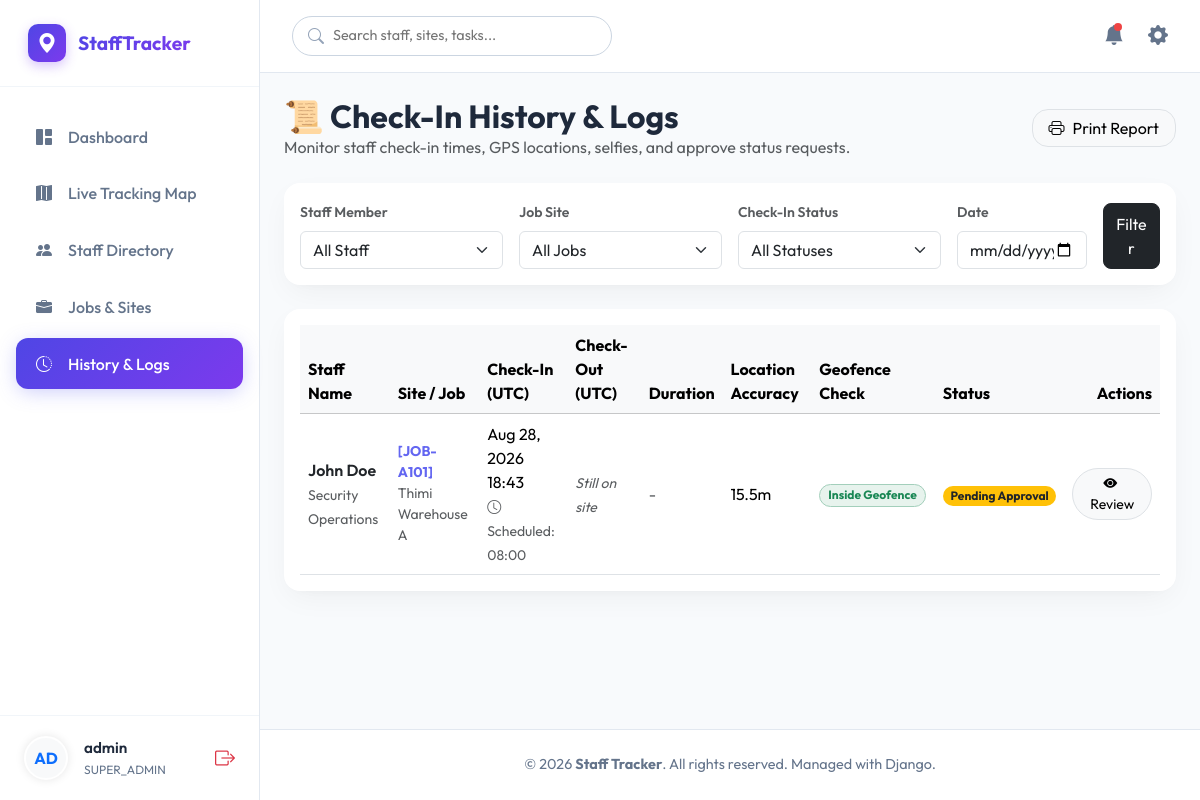
Page /history/ (signed in) on the committed database.
### staff_app/models.py (models this page shows, shortened)
class Profile(models.Model):
    ROLE_CHOICES = [
        ('STAFF', 'Staff'),
        ('ADMIN', 'Admin'),
        ('SUPER_ADMIN', 'Super Admin'),
    ]
    user = models.OneToOneField(User, on_delete=models.CASCADE, related_name='profile')
    role = models.CharField(max_length=20, choices=ROLE_CHOICES, default='STAFF')
    phone = models.CharField(max_length=20, blank=True, null=True)
    avatar = models.ImageField(upload_to='avatars/', blank=True, null=True)
    department = models.CharField(max_length=100, blank=True, null=True)
    joined_date = models.DateField(auto_now_add=True)

class CheckInRecord(models.Model):
    STATUS_CHOICES = [
        ('PENDING_APPROVAL', 'Pending Approval'),
        ('APPROVED', 'Approved'),
        ('REJECTED', 'Rejected'),
        ('AWAITING_SELFIE', 'Awaiting Selfie'),
        ('COMPLETED', 'Completed'),
        ('REUPLOAD_REQUESTED', 'Re-upload Requested'),
    ]
    job = models.ForeignKey(Job, on_delete=models.CASCADE, related_name='checkins')
    user = models.ForeignKey(User, on_delete=models.CASCADE, related_name='checkins')
    timestamp = models.DateTimeField(auto_now_add=True)
    check_in_lat = models.FloatField()
    check_in_lng = models.FloatField()
    accuracy = models.FloatField() # GPS accuracy in meters
    distance_from_center = models.FloatField() # meters from geofence center
    is_inside_geofence = models.BooleanField(default=True)
    selfie = models.ImageField(upload_to='selfies/checkin/', blank=True, null=True)
    status = models.CharField(max_length=30, choices=STATUS_CHOICES, default='PENDING_APPROVAL')
    status_notes = models.TextField(blank=True, null=True)
    reviewed_by = models.ForeignKey(User, on_delete=models.SET_NULL, null=True, blank=True, related_name='reviewed_checkins')
    reviewed_at = models.DateTimeField(blank=True, null=True)
    check_out_timestamp = models.DateTimeField(blank=True, null=True)
    check_out_lat = models.FloatField(blank=True, null=True)
    check_out_lng = models.FloatField(blank=True, null=True)
    check_out_accuracy = models.FloatField(blank=True, null=True)
    check_out_notes = models.TextField(blank=True, null=True)
    check_out_selfie = models.ImageField(upload_to='selfies/checkout/', blank=True, null=True)
    duration_minutes = models.IntegerField(blank=True, null=True)

class Job(models.Model):
    STATUS_CHOICES = [
        ('UPCOMING', 'Upcoming'),
        ('CHECKED_IN', 'Checked In'),
        ('PENDING_APPROVAL', 'Pending Approval'),
        ('APPROVED', 'Approved'),
        ('REJECTED', 'Rejected'),
        ('COMPLETED', 'Completed'),
    ]
    title = models.CharField(max_length=200)
    code = models.CharField(max_length=50, unique=True)
    description = models.TextField(blank=True, null=True)
    instructions_json = models.TextField(default='[]', help_text='JSON list of instructions')
    site_name = models.CharField(max_length=200)
    address = models.TextField()
    lat = models.FloatField()
    lng = models.FloatField()
    geofence_radius = models.IntegerField(default=75) # in meters
    assigned_staff = models.ManyToManyField(User, related_name='assigned_jobs', blank=True)
    start_time = models.TimeField()
    end_time = models.TimeField()
    date = models.DateField()
    require_selfie = models.BooleanField(default=True)
    require_checkout = models.BooleanField(default=True)
    status = models.CharField(max_length=30, choices=STATUS_CHOICES, default='UPCOMING')
    created_at = models.DateTimeField(auto_now_add=True)

### staff_app/views.py (the view, shortened to what this page needs)
# urls.py: path("history/", views.history_view, name="history"),
@login_required
def history_view(request):
    is_api = request.GET.get('api')
    record_id = request.GET.get('id')
    action = request.GET.get('action')
    checkins = CheckInRecord.objects.all().order_by('-timestamp')
    user_filter = request.GET.get('user')
    job_filter = request.GET.get('job')
    status_filter = request.GET.get('status')
    date_filter = request.GET.get('date')
    if user_filter:
        checkins = checkins.filter(user_id=user_filter)
    if job_filter:
        checkins = checkins.filter(job_id=job_filter)
    if status_filter:
        checkins = checkins.filter(status=status_filter)
    if date_filter:
        checkins = checkins.filter(timestamp__date=date_filter)
    staff_list = User.objects.filter(profile__role='STAFF')
    jobs_list = Job.objects.all()
    context = {
        'checkins': checkins,
        'staff_list': staff_list,
        'jobs_list': jobs_list,
    }
    return render(request, 'history.html', context)

### templates/history.html (shortened to what this page needs)
{% extends 'base.html' %}
{% block content %}
<div class="d-flex justify-content-between align-items-center mb-4">
    <div>
        <h2 class="fw-bold mb-0">📜 Check-In History & Logs</h2>
        <p class="text-muted mb-0">Monitor staff check-in times, GPS locations, selfies, and approve status requests.</p>
    </div>
    <div>
        <button onclick="window.print()" class="btn btn-light border rounded-4 px-3">
            <i class="bi bi-printer me-2"></i>Print Report
        </button>
    </div>
</div>
<div class="card p-3 mb-4">
    <form method="GET" class="row g-3 align-items-center">
        <div class="col-md-3">
            <label class="form-label text-muted small fw-semibold">Staff Member</label>
            <select name="user" class="form-select">
                <option value="">All Staff</option>
            </select>
        </div>
        <div class="col-md-3">
            <label class="form-label text-muted small fw-semibold">Job Site</label>
            <select name="job" class="form-select">
                <option value="">All Jobs</option>
            </select>
        </div>
        <div class="col-md-3">
            <label class="form-label text-muted small fw-semibold">Check-In Status</label>
            <select name="status" class="form-select">
                <option value="">All Statuses</option>
            </select>
        </div>
        <div class="col-md-2">
            <label class="form-label text-muted small fw-semibold">Date</label>
            <input type="date" name="date" class="form-control" value="{{ request.GET.date|default:'' }}">
        </div>
        <div class="col-md-1 align-self-end">
            <button type="submit" class="btn btn-dark w-100 rounded-3 py-2">Filter</button>
        </div>
    </form>
</div>
<div class="card p-3 mb-4">
    <div class="table-responsive">
        <table class="table table-hover align-middle mb-0">
            <thead class="table-light">
                <tr>
                    <th>Staff Name</th>
                    <th>Site / Job</th>
                    <th>Check-In (UTC)</th>
                    <th>Check-Out (UTC)</th>
                    <th>Duration</th>
                    <th>Location Accuracy</th>
                    <th>Geofence Check</th>
                    <th>Status</th>
                    <th class="text-end">Actions</th>
                </tr>
            </thead>
            <tbody>
                {% for record in checkins %}
                    <tr>
                        <td>
                            <div class="fw-semibold text-dark">{{ record.user.get_full_name|default:record.user.username }}</div>
                            <small class="text-muted">{{ record.user.profile.department|default:"No Department" }}</small>
                        </td>
                        <td>
                            <div class="fw-bold small text-indigo">[{{ record.job.code }}]</div>
                            <div class="small text-muted">{{ record.job.site_name }}</div>
                        </td>
                        <td>
                            <div>{{ record.timestamp|date:"M d, Y H:i" }}</div>
                            <small class="text-muted"><i class="bi bi-clock"></i> Scheduled: {{ record.job.start_time|time:"H:i" }}</small>
                        </td>
                        <td>
                            {% if record.check_out_timestamp %}
                                <div>{{ record.check_out_timestamp|date:"M d, Y H:i" }}</div>
                                <small class="text-muted"><i class="bi bi-clock"></i> Scheduled: {{ record.job.end_time|time:"H:i" }}</small>
                            {% else %}
                                <span class="text-muted small"><em>Still on site</em></span>
                            {% endif %}
                        </td>
                        <td>
                            {% if record.duration_minutes %}
                                <span class="fw-bold">{{ record.duration_minutes }} mins</span>
                            {% else %}
                                <span class="text-muted">-</span>
                            {% endif %}
                        </td>
                        <td>{{ record.accuracy|floatformat:1 }}m</td>
                        <td>
                            {% if record.is_inside_geofence %}
                                <span class="badge bg-success-subtle text-success border border-success-subtle rounded-pill px-2">Inside Geofence</span>
                            {% else %}
                                <span class="badge bg-danger-subtle text-danger border border-danger-subtle rounded-pill px-2">Outside Geofence</span>
                            {% endif %}
                        </td>
                        <td>
                            <span class="badge rounded-pill
                                {% if record.status == 'APPROVED' or record.status == 'COMPLETED' %}bg-success
                                {% elif record.status == 'PENDING_APPROVAL' %}bg-warning text-dark
                                {% else %}bg-danger{% endif %}">
                                {{ record.get_status_display }}
                            </span>
                        </td>
                        <td class="text-end">
                            <button class="btn btn-sm btn-light border rounded-pill px-3" onclick="viewLogDetails({{ record.id }})">
                                <i class="bi bi-eye-fill me-1"></i> Review
                            </button>
                        </td>
                    </tr>
                {% empty %}
                    <tr>
                        <td colspan="9" class="text-center py-5 text-muted">No check-in logs found matching your filters.</td>
                    </tr>
                {% endfor %}
            </tbody>
        </table>
    </div>
</div>
{% endblock %}

### templates/base.html (shortened to what this page needs)
<!DOCTYPE html>
<html lang="en">
<head>
    <link href="https://cdn.jsdelivr.net/npm/bootstrap@5.3.2/dist/css/bootstrap.min.css" rel="stylesheet">
    <link href="https://cdn.jsdelivr.net/npm/bootstrap-icons@1.11.2/font/bootstrap-icons.min.css" rel="stylesheet">
    <link rel="stylesheet" href="https://unpkg.com/leaflet@1.9.4/dist/leaflet.css"/>
</head>
<body>
    {% if user.is_authenticated %}
    <div class="sidebar">
        <div class="sidebar-brand">
            <div class="brand-logo"><i class="bi bi-geo-alt-fill"></i></div>
            <div class="brand-name">StaffTracker</div>
        </div>
        <ul class="sidebar-menu">
            <li class="menu-item {% if request.resolver_match.url_name == 'dashboard' %}active{% endif %}">
                <a href="{% url 'dashboard' %}">
                    <i class="bi bi-grid-1x2-fill"></i>
                    <span>Dashboard</span>
                </a>
            </li>
            <li class="menu-item {% if request.resolver_match.url_name == 'map_view' %}active{% endif %}">
                <a href="{% url 'map_view' %}">
                    <i class="bi bi-map-fill"></i>
                    <span>Live Tracking Map</span>
                </a>
            </li>
            <li class="menu-item {% if 'staff' in request.path %}active{% endif %}">
                <a href="{% url 'staff_list' %}">
                    <i class="bi bi-people-fill"></i>
                    <span>Staff Directory</span>
                </a>
            </li>
            <li class="menu-item {% if 'jobs' in request.path %}active{% endif %}">
                <a href="{% url 'job_list' %}">
                    <i class="bi bi-briefcase-fill"></i>
                    <span>Jobs & Sites</span>
                </a>
            </li>
            <li class="menu-item {% if request.resolver_match.url_name == 'history' %}active{% endif %}">
                <a href="{% url 'history' %}">
                    <i class="bi bi-clock-history"></i>
                    <span>History & Logs</span>
                </a>
            </li>
        </ul>
        <div class="sidebar-user">
            {% if user.profile.avatar %}
                <img src="{{ user.profile.avatar.url }}" class="user-avatar" alt="Avatar">
            {% else %}
                <div class="user-avatar d-flex align-items-center justify-content-center bg-light text-primary fw-bold">
                    {{ user.username|slice:":2"|upper }}
                </div>
            {% endif %}
            <div class="user-info">
                <div class="user-name">{{ user.get_full_name|default:user.username }}</div>
                <div class="user-role">{{ user.profile.role }}</div>
            </div>
            <a href="{% url 'logout' %}" class="text-danger" title="Logout">
                <i class="bi bi-box-arrow-right fs-5"></i>
            </a>
        </div>
    </div>
    {% endif %}
    <div class="main-wrapper" style="{% if not user.is_authenticated %}margin-left: 0;{% endif %}">
        {% if user.is_authenticated %}
        <div class="top-navbar">
            <div class="navbar-search">
                <i class="bi bi-search"></i>
                <input type="text" placeholder="Search staff, sites, tasks...">
            </div>
            <div class="navbar-actions">
                <div class="action-btn">
                    <i class="bi bi-bell-fill"></i>
                    <span class="notification-dot"></span>
                </div>
                <div class="action-btn">
                    <i class="bi bi-gear-fill"></i>
                </div>
            </div>
        </div>
        {% endif %}
        <div class="container-fluid p-4 animate-fade-in">
            {% block content %}{% endblock %}
        </div>
        <footer class="footer">
            &copy; 2026 <strong>{{ settings.company_name|default:"Staff Tracker" }}</strong>. All rights reserved. Managed with Django.
        </footer>
    </div>
</body>
</html>

### rows in the picture
CheckInRecord: user.get_full_name "John Doe", user.profile.department "Security Operations", job.code "JOB-A101", job.site_name "Thimi Warehouse A", timestamp "Aug 28, 2026 18:43", job.start_time "08:00", shows "Still on site", accuracy "15.5", is_inside_geofence "Inside Geofence", status "Pending Approval"

### other values in the picture
{{ user.username|slice:":2"|upper }} "AD"
{{ user.get_full_name|default:user.username }} "admin"
{{ user.profile.role }} "SUPER_ADMIN"
{{ settings.company_name|default:"Staff Tracker" }} "Staff Tracker"
